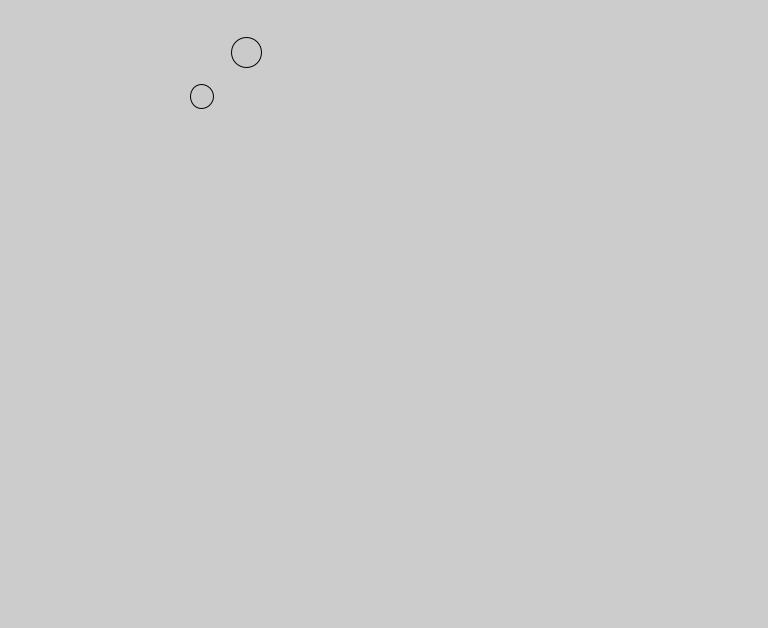
Frame 1 (no input)
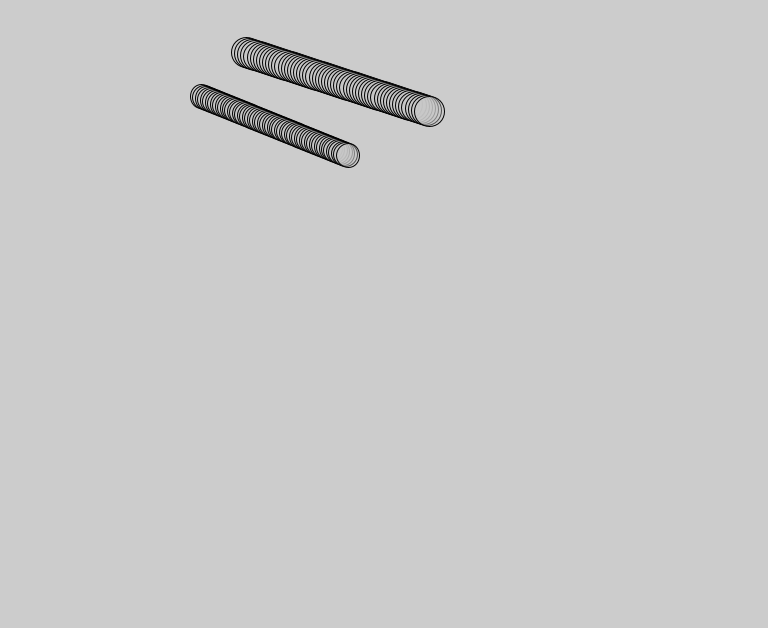
Frame 60 (the mouse pressed at the canvas centre just before this capture)
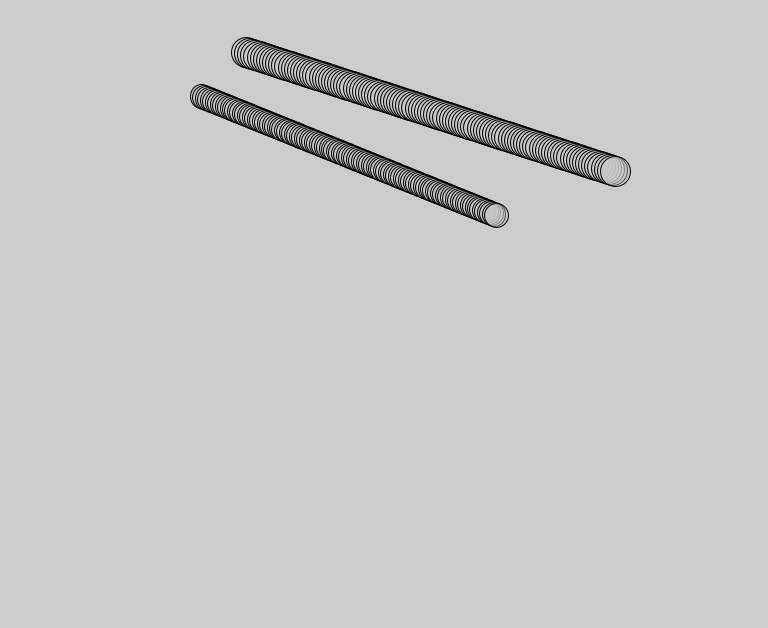
Frame 120 (the mouse held since frame 60 and released just before this capture)

The Processing sketch that drew these frames (run headless with seeded random() and noise(); from frame 60 on, the mouse is pressed at the canvas centre):

// Processing sketch: bola
// ── bola.pde
int ancho = 768;
int alto = 628;
float escalar = 1;

Ball bola1;
Ball bola2;

void setup() {
  size(768, 628);
  bola1 = new Ball();
  bola2 = new Ball();
}

void draw() {
  bola1.update();
  bola2.update();
  bola1.edges();
  bola2.edges();
  bola1.display();
  bola2.display();
  
  
}



// ── Ball.pde
class Ball {
  PVector location;
  PVector velocity;
  PVector acceleration;

  float diam;
  float radius;
  float mass;

  Ball() {
    mass = random(0.2*escalar, 3.5*escalar);//Exmple for 5
    diam = mass*10;//50
    radius = diam/2;//25
    location = new PVector(random(width), random(10, 100));
    velocity = new PVector(random(2, 4), 1); // Direccion Inicial de las bolas
    velocity.mult(escalar);
  }
  //Pintar en pantalla
  void display() {
    fill(200, 100);
    ellipse(location.x, location.y, mass*10, mass*10);

    //line(mouseX, height, mouseX, mouseY);
  }
  void update() {
    location.add(velocity);
  }
  
  //Detección de los bordes de la pantalla
  void edges() {

    //Izquierda
    if (location.x < radius) {
      velocity.x *= -1;
      location.x = radius;
    }

    //Derecha
    if (location.x > width - radius) {
      velocity.x *= -1;
      location.x = width - radius;
    }

    //Arriba
    if (location.y < radius) {
      velocity.y *= -1;
      acceleration.mult(-1);
      location.y=radius;
    }  

    //Abajo
    if (location.y >= height-radius) {
      velocity.y *= -1;
      location.y=height-radius-10;
    }
  }
}
